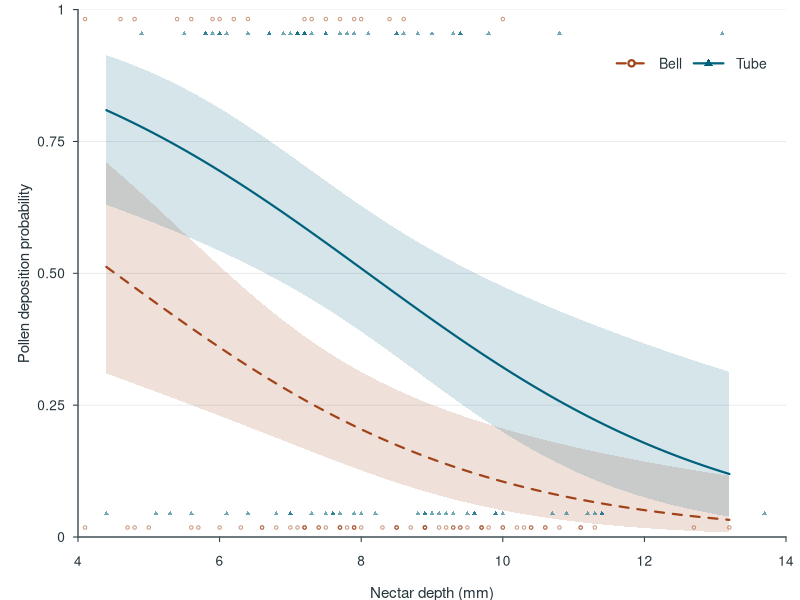

This chart was generated by the following R code:
## ---- chunk 1
# Download evolution-4.csv and save it beside this file before knitting.
# https://coleoguy.github.io/subpages/teaching/expdes/final-datasets/data/evolution-4.csv
# In RStudio, use Knit to PDF.
# Outside RStudio: rmarkdown::render("example.rmd").
# Model, diagnostics, and figure below use only base R.
knitr::opts_chunk$set(echo = FALSE, warning = FALSE, message = FALSE,
                      dev = if (capabilities("cairo")) "cairo_pdf" else "pdf")
d <- read.csv("evolution-4.csv")
needed <- c("pollen_deposited", "floral_form", "nectar_depth_mm",
            "plant_height_cm", "visit_start_hour")
stopifnot(all(needed %in% names(d)), !anyNA(d[needed]),
          all(d$pollen_deposited %in% 0:1),
          setequal(d$floral_form, c("bell", "tube")))
d$floral_form <- factor(d$floral_form, levels = c("bell", "tube"))
n <- nrow(d)
yes <- sum(d$pollen_deposited)
by_form <- with(d, table(floral_form, pollen_deposited))

# Centring keeps coefficients on their original scale (except height,
# expressed per 5 cm for easier interpretation).
depth_ref <- mean(d$nectar_depth_mm)
height_ref <- mean(d$plant_height_cm)
time_ref <- mean(d$visit_start_hour)
d$depth <- d$nectar_depth_mm - depth_ref
d$height5 <- (d$plant_height_cm - height_ref) / 5
d$hour <- d$visit_start_hour - time_ref

fit <- glm(pollen_deposited ~ floral_form + depth + height5 + hour,
           data = d, family = binomial())
stopifnot(fit$converged, all(is.finite(coef(fit))))
f <- coef(fit)
se <- sqrt(diag(vcov(fit)))
z <- qnorm(.975)
wald <- cbind(OR = exp(f), low = exp(f - z * se), high = exp(f + z * se))
tests <- drop1(fit, test = "Chisq")
p_text <- function(p) if (p < .001) "< 0.001" else sprintf("= %.3f", p)
odds_text <- function(term) {
  paste0(sprintf("%.2f", wald[term, "OR"]), "; 95% CI ",
         sprintf("%.2f", wald[term, "low"]), "–",
         sprintf("%.2f", wald[term, "high"]))
}

# Check curvature of all three quantitative predictors as a block,
# whether the nectar-depth slope differs by form, and sensitivity
# to the observation with the largest Cook's distance.
curved <- update(fit, . ~ . + I(depth^2) + I(height5^2) + I(hour^2))
interaction <- update(fit, . ~ . + floral_form:depth)
p_curve <- anova(fit, curved, test = "Chisq")[2, "Pr(>Chi)"]
p_interaction <- anova(fit, interaction, test = "Chisq")[2, "Pr(>Chi)"]
cook <- cooks.distance(fit)
influence_fit <- update(fit, data = d[-which.max(cook), , drop = FALSE])
drop_or <- exp(coef(influence_fit)[c("floral_formtube", "depth")])

# Conditional predictions: hold both covariates at their observed means.
predict_prob <- function(depth_mm, form) {
  nd <- data.frame(depth = depth_mm - depth_ref,
                   floral_form = factor(form, levels = levels(d$floral_form)),
                   height5 = 0, hour = 0)
  pr <- predict(fit, newdata = nd, type = "link", se.fit = TRUE)
  data.frame(depth_mm, p = plogis(pr$fit),
             lo = plogis(pr$fit - z * pr$se.fit),
             hi = plogis(pr$fit + z * pr$se.fit))
}
at_ref <- predict_prob(rep(depth_ref, 2), levels(d$floral_form))
support <- tapply(d$nectar_depth_mm, d$floral_form, range)
xmin <- max(vapply(support, min, numeric(1)))
xmax <- min(vapply(support, max, numeric(1)))
grid <- seq(xmin, xmax, length.out = 120)
forms <- levels(d$floral_form)
curves <- lapply(forms, function(g) predict_prob(grid, rep(g, length(grid))))
## ---- chunk 2
cols <- c("#A14218", "#00617D")
ln <- c(2, 1)
op <- par(mar = c(3.15, 3.9, .48, .7), mgp = c(2.25, .64, 0), las = 1,
          xaxs = "i", yaxs = "i", family = "sans",
          tcl = -.23, fg = "#26343B", col.axis = "#26343B",
          col.lab = "#26343B", cex.axis = .82, cex.lab = .91)
plot(NA, xlim = c(4, 14), ylim = c(0, 1),
     xlab = "Nectar depth (mm)", ylab = "Pollen deposition probability",
     axes = FALSE)
abline(h = seq(0, 1, by = .25), col = "#DCE2E4", lwd = .65)
for (i in seq_along(forms)) {
  q <- curves[[i]]
  polygon(c(q$depth_mm, rev(q$depth_mm)), c(q$lo, rev(q$hi)),
          col = adjustcolor(cols[i], alpha.f = .16), border = NA)
  # Small marks at 0 and 1 show observed absences and detections.
  # Slight vertical offsets separate shapes and keep marks inside the axes.
  keep <- d$floral_form == forms[i]
  off <- if (i == 1) .018 else .045
  points(d$nectar_depth_mm[keep],
         ifelse(d$pollen_deposited[keep] == 1, 1 - off, off),
         pch = c(1, 17)[i], col = adjustcolor(cols[i], alpha.f = .55), cex = .46)
  lines(q$depth_mm, q$p, col = cols[i], lty = ln[i], lwd = 2.15)
}
axis(1, at = seq(4, 14, 2))
axis(2, at = seq(0, 1, .25), labels = c("0", "0.25", "0.50", "0.75", "1"))
box(bty = "l", col = "#59666D")
legend("topright", inset = c(.018, .07), legend = c("Bell", "Tube"),
       col = cols, lty = ln, lwd = 2.15, pch = c(1, 17),
       bty = "n", horiz = TRUE,
       cex = .84, seg.len = 2.35)
par(op)
